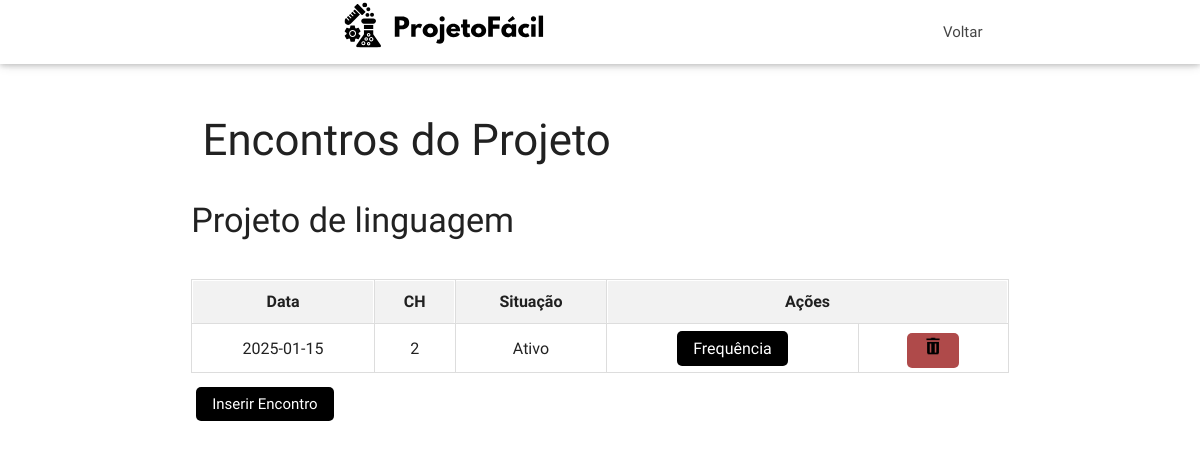
Screenshot of /Crud/crud_encontro/listar.php?id_projeto=16 with the database file from the repository.
### tables this page shows
CREATE TABLE IF NOT EXISTS `encontro` (
  `id_encontro` int NOT NULL AUTO_INCREMENT,
  `CH` int DEFAULT NULL,
  `data` date DEFAULT NULL,
  `fk_id_projeto` int DEFAULT NULL,
  PRIMARY KEY (`id_encontro`),
  KEY `fk_encontro_projeto_id_projeto` (`fk_id_projeto`)
);

CREATE TABLE IF NOT EXISTS `projeto` (
  `id_projeto` int NOT NULL AUTO_INCREMENT,
  `nome_projeto` varchar(255) DEFAULT NULL,
  `situacao` varchar(255) DEFAULT NULL,
  `fk_projeto_id_professor` int DEFAULT NULL,
  `data_finalizacao` date NOT NULL,
  PRIMARY KEY (`id_projeto`),
  KEY `fk_projeto_id_professor` (`fk_projeto_id_professor`)
);

### Crud/crud_encontro/listar.php (the view, shortened to what this page needs)
<?php
$conexao = conectar();
?>
<!DOCTYPE html>
<html lang="pt-br">
<head>
    <link href="../../Style/css/materialize.min.css" type="text/css" rel="stylesheet" media="screen,projection" />
    <link href="../../Style/css/style.css" type="text/css" rel="stylesheet" media="screen,projection" />
</head>
<body>
    <div id="navbar" class="navbar-fixed scrollspy">
        <nav class="white">
            <div class="nav-wrapper container">
                <div class="container">
                    <a class="brand-logo"><img src="../../Style/images/logo.svg" style="height: 50px;"></a>
                </div>
                <ul class="right hide-on-med-and-down">
                    <li><a href="../../Login/professor/professor.php">Voltar</a></li>
                </ul>
            </div>
        </nav>
    </div>
    <div class="container section scrollspy">
        <div class="section">
            <div class="row">
                <div class="col s9">
                    <h3>Encontros do Projeto</h3>
                </div>
            </div>
            <div class="row">
                <?php
             $id_projeto = isset($_GET['id_projeto']) ? $_GET['id_projeto'] : null;
             $id_projeto = mysqli_real_escape_string($conexao, $id_projeto);
             $sql = "SELECT pro.nome_projeto, pro.situacao, en.CH, en.data, en.id_encontro
                     FROM projeto pro
                     INNER JOIN encontro en ON pro.id_projeto = en.fk_id_projeto
                     WHERE pro.id_projeto = '$id_projeto'";
             $resultado = mysqli_query($conexao, $sql);
             $lstDados = [];
             while ($dados = mysqli_fetch_assoc($resultado)) {
                 $lstDados[] = $dados;
             }
             if (count($lstDados) == 0) {
                 echo '<h5>Este projeto não possui encontros.</h5>';
             } else {
                 echo '<h4>' . $lstDados[0]['nome_projeto'] . '</h4>';
             }
             echo '<div class="table-container">';
             echo '<table>';
             echo '<tr><th>Data</th><th>CH</th><th>Situação</th><th colspan="2">Ações</th></tr>';
             foreach ($lstDados as $dados) {
                 echo '<tr>';
                 echo '<td>' . $dados['data'] . '</td>';
                 echo '<td>' . $dados['CH'] . '</td>';
                 echo '<td>' . $dados['situacao'] . '</td>';
                 echo '<td><a href="../crud_frequencia/chamada.php?id_encontro=' . $dados['id_encontro'] . '" class="actions-btn btn-frequency">Frequência</a></td>';
                 echo '<td><a href="excluir.php?id_encontro=' . $dados['id_encontro'] . '" class="actions-btn btn-delete"><img src="imagens/excluir.png" width="20" height="20" alt="Excluir"></a></td>';
                 echo '</tr>';
             }
             echo '</table>';
             echo '</div>';
             echo '<div style="margin-top: 20px;">
                 <a href="../../Crud/crud_encontro/formcad.php?id_projeto=' . $id_projeto . '" class="actions-btn">Inserir Encontro</a>
             </div>';
                ?>
            </div>
        </div>
    </div>
</body>
</html>

### Style/css/style.css (style rules this page uses)
nav ul a, nav .brand-logo { color: #444; }
nav { overflow: visible; }
nav li a { -webkit-transition: background .3s ease-in-out; -moz-transition: background .3s ease-in-out; transition: background .3s ease-in-out; }
h4, table { font-family: "Arimo", serif; font-optical-sizing: auto; font-style: normal; }

### Crud/crud_encontro/listar.php (style rules this page uses)
.table-container { overflow-x: auto; margin-top: 20px; }
table { width: 100%; border-collapse: collapse; margin-top: 20px; }
th, td { padding: 12px; text-align: center; border: 1px solid #ddd; }
th { background-color: #f2f2f2; }
.actions-btn { padding: 8px 16px; margin: 5px; color: white; background-color:rgb(0, 0, 0); border: none; border-radius: 5px; cursor: pointer; }
.btn-delete { background-color:rgb(175, 74, 74); color: white; }
.btn-frequency { background-color: #000000; color: white; }

### rows the page displays
encontro: fk_id_projeto.nome_projeto "Projeto de linguagem", data "2025-01-15", CH "2", fk_id_projeto.situacao "Ativo"
